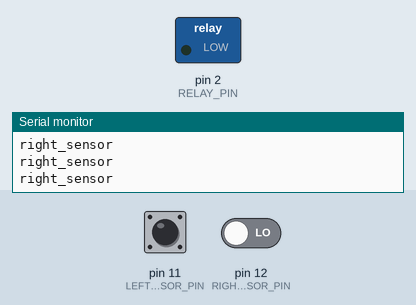
Simulated run of this sketch. Board: Arduino Uno, built with avr-gcc and run on an emulated ATmega328P. Shown: switched loads named in the sketch (green lamp = pin HIGH), the last lines printed to the serial monitor. Inputs (shaded band) come from the test bench; at power-on: pin 11 (LEFT_SENSOR_PIN) HIGH, pin 12 (RIGHT_SENSOR_PIN) LOW.

Above: at 1.2 s.
1.3 s: pin 11 (LEFT_SENSOR_PIN) driven LOW and pin 12 (RIGHT_SENSOR_PIN) driven HIGH
At 2.5 s:
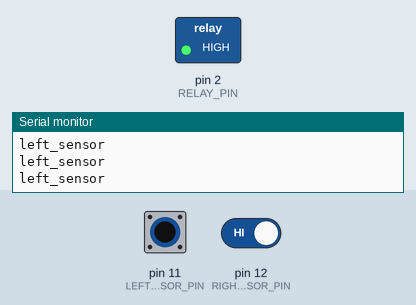
2.8 s: pin 11 (LEFT_SENSOR_PIN) pulsed HIGH 5 times (0.12 s each, 0.3 s apart)
Timing chart, 0 to 5.8 s (numbered marks = the images above; inputs shaded):
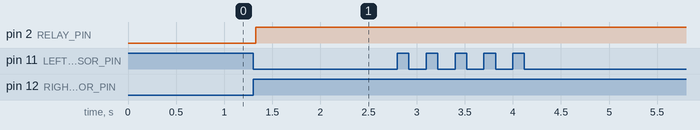

The sketch:

LineFollower2SensoresRelay.ino
```cpp
#include <Servo.h>

#define LEFT_SENSOR_PIN 11
#define RIGHT_SENSOR_PIN 12

//Motor A
#define RELAY_PIN 2


#define BLACK  0
#define WHITE  1

#define TRIG_PIN 4
#define ECHO_PIN 2


void LEFT (void);
void RIGHT(void);

short left_sensor;
short right_sensor;
int distance = 100;


void setup()
{


  pinMode(RELAY_PIN,OUTPUT);


  pinMode(LEFT_SENSOR_PIN,INPUT);
  pinMode(RIGHT_SENSOR_PIN,INPUT);

  Serial.begin(9600);
  while (!Serial);

  Serial.println("START BOT!");

}

void readSensors() {
    left_sensor = digitalRead(LEFT_SENSOR_PIN);
    right_sensor = digitalRead(RIGHT_SENSOR_PIN);
}


//0 = expectedRight
//1 = expectedLeft
//2 = nothing
int expected = 0;

void loop()
{
    readSensors();

    if (left_sensor == BLACK && right_sensor == WHITE){
        Serial.println("left_sensor");
        expected = 1;
    } else if (left_sensor == WHITE && right_sensor == BLACK)  {
        Serial.println("right_sensor");
        expected = 0;
    }

    if (expected == 1) {
      RIGHT();
    } else if (expected == 0) {
      LEFT();
    }

}

void RIGHT (void)
{
    digitalWrite(RELAY_PIN, HIGH);
}
void LEFT (void)
{
    digitalWrite(RELAY_PIN, LOW);
}
```

Measured:
- after the input at 1.3 s, pin 2 (RELAY_PIN): LOW → HIGH at once
